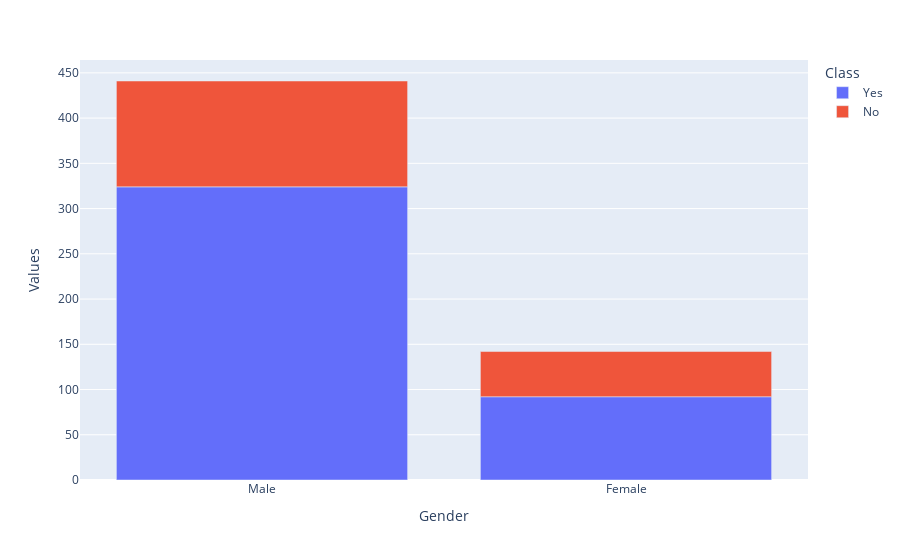

This figure's notebook cell:
### Code cell
px.bar(data_frame=df,x='Gender',y='Values',color='Class')

### Figure 1 — Plotly figure (JSON) as saved in the notebook; plotly's stock layout.template omitted (floating-point values rounded to 4 significant figures)
{"data": [{"alignmentgroup": "True", "hovertemplate": "Class=Yes<br>Gender=%{x}<br>Values=%{y}<extra></extra>", "legendgroup": "Yes", "marker": {"color": "#636efa", "pattern": {"shape": ""}}, "name": "Yes", "offsetgroup": "Yes", "orientation": "v", "showlegend": true, "textposition": "auto", "type": "bar", "x": ["Male", "Female"], "xaxis": "x", "y": [324, 92], "yaxis": "y"}, {"alignmentgroup": "True", "hovertemplate": "Class=No<br>Gender=%{x}<br>Values=%{y}<extra></extra>", "legendgroup": "No", "marker": {"color": "#EF553B", "pattern": {"shape": ""}}, "name": "No", "offsetgroup": "No", "orientation": "v", "showlegend": true, "textposition": "auto", "type": "bar", "x": ["Male", "Female"], "xaxis": "x", "y": [117, 50], "yaxis": "y"}], "layout": {"barmode": "relative", "legend": {"title": {"text": "Class"}, "tracegroupgap": 0}, "margin": {"t": 60}, "xaxis": {"anchor": "y", "domain": [0, 1], "title": {"text": "Gender"}}, "yaxis": {"anchor": "x", "domain": [0, 1], "title": {"text": "Values"}}}}
